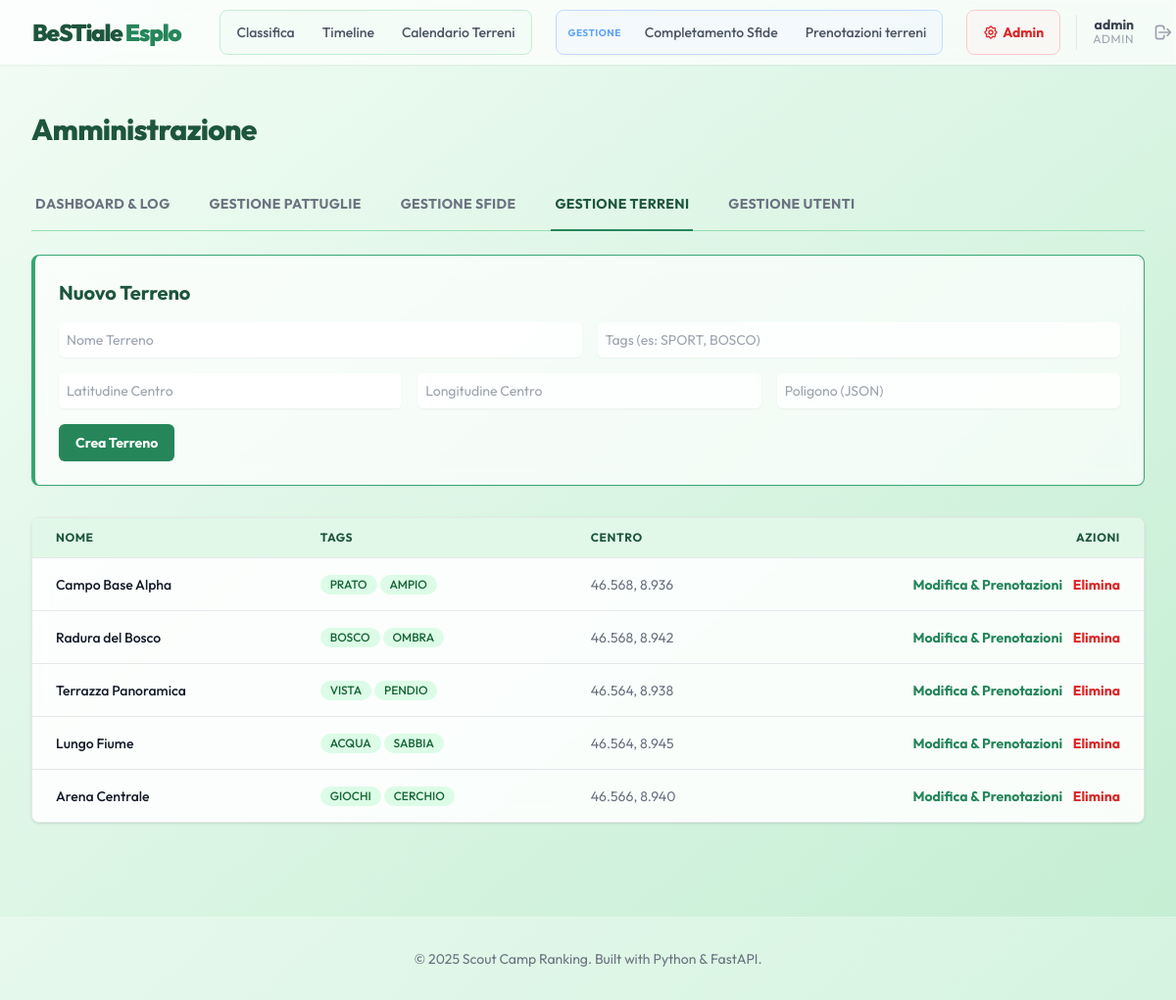
The page /admin/terreni (signed in) on the database its author committed.
### app/models.py (models this page shows)
class User(Base):
    __tablename__ = "users"
    id: Mapped[int] = mapped_column(primary_key=True, index=True)
    username: Mapped[str] = mapped_column(unique=True, index=True)
    password_hash: Mapped[str] = mapped_column()
    role: Mapped[str] = mapped_column()  # 'unit', 'tech', 'admin'
    unita_id: Mapped[int | None] = mapped_column(ForeignKey("unita.id"), nullable=True)
    unita: Mapped[Optional["Unita"]] = relationship()

class Terreno(Base):
    __tablename__ = "terreni"
    id: Mapped[int] = mapped_column(primary_key=True, index=True)
    name: Mapped[str] = mapped_column(unique=True, index=True)
    tags: Mapped[str] = mapped_column()  # Comma-separated tags
    center_lat: Mapped[str] = mapped_column()
    center_lon: Mapped[str] = mapped_column()
    polygon: Mapped[str] = mapped_column()  # JSON string of coordinates
    description: Mapped[str] = mapped_column(default="")
    image_urls: Mapped[str] = mapped_column(default="[]")  # JSON string of list of URLs
    prenotazioni: Mapped[list["Prenotazione"]] = relationship(back_populates="terreno")

### app/routers/admin.py (the view)
@router.get("/terreni", response_class=HTMLResponse)
async def admin_terreni(request: Request, db: Session = Depends(get_db), user: User = Depends(get_admin_user)):
    terreni = db.query(Terreno).all()
    return templates.TemplateResponse(
        "admin_terreni.html", {"request": request, "user": user, "terreni": terreni, "active_tab": "terreni"}
    )

### app/templates/admin_terreni.html
{% extends "base.html" %}
{% block content %}
<div class="px-4 py-6 sm:px-0">
    <div class="flex justify-between items-center mb-8">
        <h1 class="text-3xl font-extrabold text-scout-800 tracking-tight">Amministrazione</h1>
    </div>
    <div class="mb-6 border-b border-scout-300">
        <nav class="-mb-px flex space-x-8" aria-label="Tabs">
            <a href="/admin"
                class="whitespace-nowrap py-4 px-1 border-b-2 font-bold text-sm uppercase tracking-wide border-transparent text-gray-500 hover:text-gray-700 hover:border-gray-300 transition-colors">
                Dashboard & Log
            </a>
            <a href="/admin/pattuglie"
                class="whitespace-nowrap py-4 px-1 border-b-2 font-bold text-sm uppercase tracking-wide border-transparent text-gray-500 hover:text-gray-700 hover:border-gray-300 transition-colors">
                Gestione Pattuglie
            </a>
            <a href="/admin/challenges"
                class="whitespace-nowrap py-4 px-1 border-b-2 font-bold text-sm uppercase tracking-wide border-transparent text-gray-500 hover:text-gray-700 hover:border-gray-300 transition-colors">
                Gestione Sfide
            </a>
            <a href="/admin/terreni"
                class="whitespace-nowrap py-4 px-1 border-b-2 font-bold text-sm uppercase tracking-wide border-scout-600 text-scout-800">
                Gestione Terreni
            </a>
            <a href="/admin/users"
                class="whitespace-nowrap py-4 px-1 border-b-2 font-bold text-sm uppercase tracking-wide border-transparent text-gray-500 hover:text-gray-700 hover:border-gray-300 transition-colors">
                Gestione Utenti
            </a>
        </nav>
    </div>
    <div class="glass p-6 rounded-lg shadow-sm border-l-4 border-scout-500 mb-8">
        <h2 class="text-xl font-bold mb-4 text-scout-800">Nuovo Terreno</h2>
        <form action="/admin/terreni" method="post" class="space-y-4">
            <div class="grid grid-cols-1 md:grid-cols-2 gap-4">
                <input type="text" name="name" placeholder="Nome Terreno" required
                    class="block w-full rounded-md border-gray-300 shadow-sm focus:border-scout-500 focus:ring-scout-500 sm:text-sm p-2 bg-white/80">
                <input type="text" name="tags" placeholder="Tags (es: SPORT, BOSCO)" required
                    class="block w-full rounded-md border-gray-300 shadow-sm focus:border-scout-500 focus:ring-scout-500 sm:text-sm p-2 bg-white/80">
            </div>
            <div class="grid grid-cols-1 md:grid-cols-3 gap-4">
                <input type="text" name="center_lat" placeholder="Latitudine Centro" required
                    class="block w-full rounded-md border-gray-300 shadow-sm focus:border-scout-500 focus:ring-scout-500 sm:text-sm p-2 bg-white/80">
                <input type="text" name="center_lon" placeholder="Longitudine Centro" required
                    class="block w-full rounded-md border-gray-300 shadow-sm focus:border-scout-500 focus:ring-scout-500 sm:text-sm p-2 bg-white/80">
                <input type="text" name="polygon" placeholder="Poligono (JSON)" required
                    class="block w-full rounded-md border-gray-300 shadow-sm focus:border-scout-500 focus:ring-scout-500 sm:text-sm p-2 bg-white/80">
            </div>
            <button type="submit"
                class="w-full md:w-auto flex justify-center py-2 px-4 border border-transparent rounded-md shadow-sm text-sm font-bold text-white bg-scout-600 hover:bg-scout-700">
                Crea Terreno
            </button>
        </form>
    </div>
    <div class="glass shadow overflow-hidden border-b border-gray-200 sm:rounded-lg overflow-x-auto">
        <table class="min-w-full divide-y divide-gray-200">
            <thead class="bg-scout-100">
                <tr>
                    <th class="px-6 py-3 text-left text-xs font-bold text-scout-800 uppercase tracking-wider">Nome
                    </th>
                    <th class="px-6 py-3 text-left text-xs font-bold text-scout-800 uppercase tracking-wider">Tags
                    </th>
                    <th class="px-6 py-3 text-left text-xs font-bold text-scout-800 uppercase tracking-wider">Centro
                    </th>
                    <th class="px-6 py-3 text-right text-xs font-bold text-scout-800 uppercase tracking-wider">
                        Azioni</th>
                </tr>
            </thead>
            <tbody class="bg-white/60 divide-y divide-gray-200">
                {% for t in terreni %}
                <tr>
                    <td class="px-6 py-4 whitespace-nowrap text-sm font-medium text-gray-900">{{ t.name }}</td>
                    <td class="px-6 py-4 whitespace-nowrap text-sm text-gray-500">
                        {% for tag in t.tags.split(',') %}
                        <span
                            class="inline-flex items-center px-2.5 py-0.5 rounded-full text-xs font-medium bg-green-100 text-green-800">
                            {{ tag }}
                        </span>
                        {% endfor %}
                    </td>
                    <td class="px-6 py-4 whitespace-nowrap text-sm text-gray-500">{{ t.center_lat }}, {{ t.center_lon }}
                    </td>
                    <td class="px-6 py-4 whitespace-nowrap text-right text-sm font-medium">
                        <a href="/admin/terreni/{{ t.id }}"
                            class="text-scout-600 hover:text-scout-900 font-bold mr-2">Modifica & Prenotazioni</a>
                        <form action="/admin/terreni/{{ t.id }}/delete" method="post" class="inline"
                            onsubmit="return confirm('Eliminare questo terreno?');">
                            <button type="submit" class="text-red-600 hover:text-red-900 font-bold">Elimina</button>
                        </form>
                    </td>
                </tr>
                {% endfor %}
            </tbody>
        </table>
    </div>
</div>
{% endblock %}

### app/templates/base.html (shortened to what this page needs)
<!DOCTYPE html>
<html lang="it">
<head>
    <script src="https://cdn.tailwindcss.com"></script>
</head>
<body class="bg-gradient-to-br from-scout-50 to-scout-200 min-h-screen text-slate-800">
    <nav class="glass sticky top-0 z-50 shadow-sm">
        <div class="max-w-7xl mx-auto px-4 sm:px-6 lg:px-8">
            <div class="flex justify-between h-16">
                <div class="flex-shrink-0 flex items-center">
                    <span class="font-black text-2xl tracking-tighter text-scout-800">
                        BeSTiale <span class="text-scout-600">Esplo</span>
                    </span>
                    <div class="hidden sm:flex sm:items-center sm:space-x-6 ml-10">
                        <div class="flex space-x-1 bg-scout-50/80 rounded-lg p-1 border border-scout-200 items-center">
                            <a href="/"
                                class="px-3 py-2 rounded-md text-sm font-medium text-gray-600 hover:text-scout-700 hover:bg-white/60 transition-colors">
                                Classifica
                            </a>
                            <a href="/timeline"
                                class="px-3 py-2 rounded-md text-sm font-medium text-gray-600 hover:text-scout-700 hover:bg-white/60 transition-colors">
                                Timeline
                            </a>
                            <a href="/prenotazioni"
                                class="px-3 py-2 rounded-md text-sm font-medium text-gray-600 hover:text-scout-700 hover:bg-white/60 transition-colors">
                                Calendario Terreni
                            </a>
                        </div>
                        {% if user and user.role in ['tech', 'admin'] %}
                        <div class="flex space-x-1 bg-blue-50/50 rounded-lg p-1 border border-blue-200 items-center">
                            <span
                                class="px-2 text-[10px] font-bold text-blue-400 uppercase tracking-wider hidden lg:block">Gestione</span>
                            <a href="/input"
                                class="px-3 py-2 rounded-md text-sm font-medium text-gray-600 hover:text-blue-700 hover:bg-white/60 transition-colors">
                                Completamento Sfide
                            </a>
                            <a href="/gestione-terreni"
                                class="px-3 py-2 rounded-md text-sm font-medium text-gray-600 hover:text-blue-700 hover:bg-white/60 transition-colors">
                                Prenotazioni terreni
                            </a>
                        </div>
                        {% endif %}
                    </div>
                    <div class="flex items-center space-x-4 ml-6">
                        {% if user and user.role == 'admin' %}
                        <div class="flex space-x-1 bg-red-50/50 rounded-lg p-1 border border-red-200">
                            <a href="/admin"
                                class="flex items-center px-3 py-2 rounded-md text-sm font-bold text-red-600 hover:text-red-800 hover:bg-white/60 transition-colors">
                                Admin
                            </a>
                        </div>
                        {% endif %}
                        {% if user %}
                        <div class="flex items-center space-x-3 pl-4 border-l border-gray-200">
                            <div class="flex flex-col text-right hidden md:flex">
                                <span class="text-sm font-bold text-gray-700 leading-none">{{ user.username }}</span>
                                <span class="text-xs text-gray-400 uppercase tracking-wider">{{ user.role }}</span>
                            </div>
                            <a href="/logout"
                                class="p-2 text-gray-400 hover:text-red-600 rounded-full hover:bg-red-50 transition-colors"
                                title="Esci">
                                <svg xmlns="http://www.w3.org/2000/svg" class="h-5 w-5" fill="none" viewBox="0 0 24 24"
                                    stroke="currentColor">
                                    <path stroke-linecap="round" stroke-linejoin="round" stroke-width="2"
                                        d="M17 16l4-4m0 0l-4-4m4 4H7m6 4v1a3 3 0 01-3 3H6a3 3 0 01-3-3V7a3 3 0 013-3h4a3 3 0 013 3v1" />
                                </svg>
                            </a>
                        </div>
                        {% endif %}
                    </div>
                </div>
            </div>
    </nav>
    <main class="max-w-7xl mx-auto py-6 sm:px-6 lg:px-8">
        {% block content %}{% endblock %}
    </main>
    <footer class="bg-white/30 border-t border-white/20 mt-12 py-8">
        <div class="max-w-7xl mx-auto px-4 text-center text-gray-500 text-sm">
            &copy; 2025 Scout Camp Ranking. Built with Python & FastAPI.
        </div>
    </footer>
</body>
</html>

### app/templates/base.html (style rules this page uses)
body { font-family: 'Outfit', sans-serif; }
.glass { background: rgba(255, 255, 255, 0.7); backdrop-filter: blur(10px); -webkit-backdrop-filter: blur(10px); border: 1px solid rgba(255, 255, 255, 0.3); }

### rows shown on the page
User: username "admin", role "ADMIN"
Terreno: name "Campo Base Alpha", tag "PRATO" "AMPIO", center_lat "46.568", center_lon "8.936"
Terreno: name "Radura del Bosco", tag "BOSCO" "OMBRA", center_lat "46.568", center_lon "8.942"
Terreno: name "Terrazza Panoramica", tag "VISTA" "PENDIO", center_lat "46.564", center_lon "8.938"
Terreno: name "Lungo Fiume", tag "ACQUA" "SABBIA", center_lat "46.564", center_lon "8.945"
Terreno: name "Arena Centrale", tag "GIOCHI" "CERCHIO", center_lat "46.566", center_lon "8.940"
